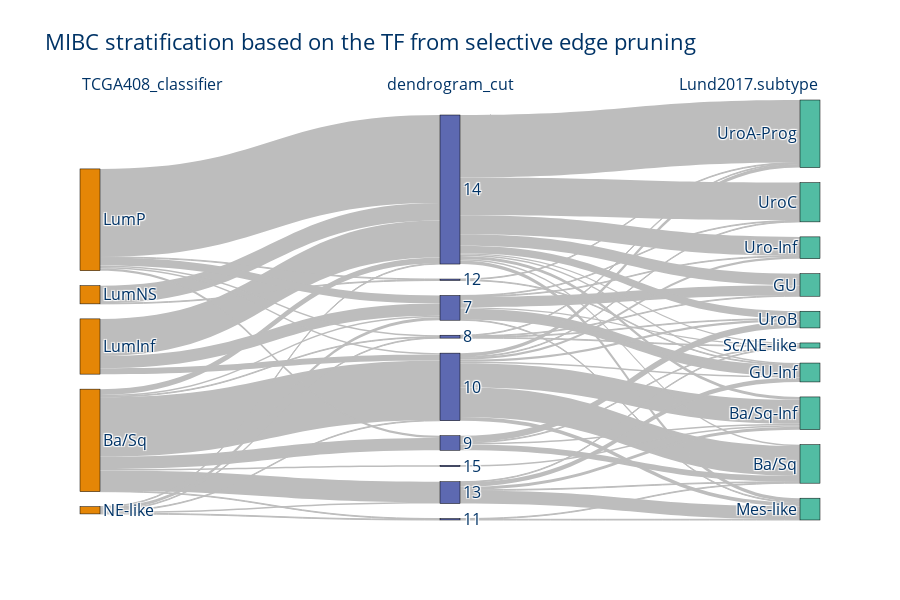

Write notebook code for a chart like this one.
### Code cell
#Sankey
morp_df.rename_axis("sample", axis="columns", inplace=True)
reorder_cols = [
    "TCGA408_classifier",
    "dendrogram_cut",
    'Lund2017.subtype',
    # "KMeans_labels_6",
    # "consensus",
]
meta, sky_fig = sky.main(df=morp_df, reorder_cols=reorder_cols, title='MIBC stratification based on the TF from selective edge pruning', retMeta=True)
sky_fig.show()

### Figure 1 — Plotly figure (JSON) as saved in the notebook; plotly's stock layout.template omitted (floating-point values rounded to 4 significant figures)
{"data": [{"arrangement": "perpendicular", "link": {"color": "#bdbdbd", "source": [0, 0, 0, 0, 0, 0, 0, 0, 1, 1, 1, 2, 2, 3, 3, 3, 3, 3, 3, 4, 4, 4, 4, 4, 4, 5, 5, 5, 5, 5, 5, 6, 6, 6, 6, 7, 7, 7, 7, 8, 8, 8, 8, 8, 8, 8, 8, 9, 9, 10, 10, 11, 11, 11, 11, 11, 12, 12, 12, 12, 12, 12, 12, 12, 12, 12, 13], "target": [5, 6, 7, 8, 9, 11, 12, 13, 5, 8, 12, 10, 12, 5, 6, 7, 8, 10, 12, 5, 6, 8, 9, 11, 12, 19, 20, 21, 22, 23, 16, 19, 22, 14, 15, 17, 18, 22, 15, 17, 18, 20, 21, 23, 14, 15, 16, 17, 21, 20, 14, 17, 18, 20, 21, 22, 17, 18, 19, 20, 21, 22, 23, 14, 15, 16, 18], "value": [2, 1, 17, 82, 1, 28, 8, 2, 17, 8, 51, 1, 24, 11, 2, 3, 2, 1, 121, 4, 1, 1, 1, 2, 1, 14, 15, 1, 2, 1, 1, 1, 1, 1, 1, 8, 2, 1, 9, 41, 33, 2, 5, 3, 5, 3, 1, 1, 1, 1, 1, 1, 4, 6, 18, 1, 2, 4, 16, 2, 5, 2, 26, 86, 10, 52, 2]}, "node": {"color": ["rgb(229, 134, 6)", "rgb(229, 134, 6)", "rgb(229, 134, 6)", "rgb(229, 134, 6)", "rgb(229, 134, 6)", "rgb(93, 105, 177)", "rgb(93, 105, 177)", "rgb(93, 105, 177)", "rgb(93, 105, 177)", "rgb(93, 105, 177)", "rgb(93, 105, 177)", "rgb(93, 105, 177)", "rgb(93, 105, 177)", "rgb(93, 105, 177)", "rgb(82, 188, 163)", "rgb(82, 188, 163)", "rgb(82, 188, 163)", "rgb(82, 188, 163)", "rgb(82, 188, 163)", "rgb(82, 188, 163)", "rgb(82, 188, 163)", "rgb(82, 188, 163)", "rgb(82, 188, 163)", "rgb(82, 188, 163)"], "label": ["Ba/Sq", "LumInf", "LumNS", "LumP", "NE-like", 7, 8, 9, 10, 11, 12, 13, 14, 15, "UroA-Prog", "UroB", "UroC", "Ba/Sq", "Ba/Sq-Inf", "GU", "GU-Inf", "Mes-like", "Sc/NE-like", "Uro-Inf"], "line": {"color": "black", "width": 0.5}, "pad": 15, "thickness": 20}, "type": "sankey"}], "layout": {"annotations": [{"align": "left", "font": {"color": "#003366", "size": 16}, "showarrow": false, "text": "TCGA408_classifier", "x": 0, "xref": "x", "y": 1.07, "yref": "paper"}, {"align": "left", "font": {"color": "#003366", "size": 16}, "showarrow": false, "text": "dendrogram_cut", "x": 1, "xref": "x", "y": 1.07, "yref": "paper"}, {"align": "left", "font": {"color": "#003366", "size": 16}, "showarrow": false, "text": "Lund2017.subtype", "x": 2, "xref": "x", "y": 1.07, "yref": "paper"}], "font": {"color": "#003366", "size": 16}, "height": 600, "plot_bgcolor": "rgba(0,0,0,0)", "title": {"text": "MIBC stratification based on the TF from selective edge pruning"}, "xaxis": {"showgrid": false, "visible": false, "zeroline": false}, "yaxis": {"showgrid": false, "visible": false, "zeroline": false}}}
